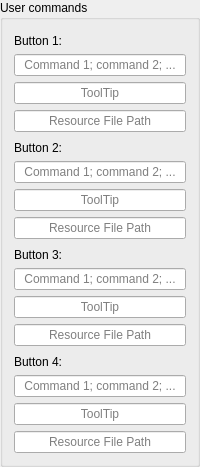
          <widget class="GroupBox" name="groupBox_5">
           <property name="title">
            <string>User commands</string>
           </property>
           <layout class="QVBoxLayout" name="verticalLayout_12">
            <item>
             <widget class="QLabel" name="label_34">
              <property name="styleSheet">
               <string notr="true">padding-top: 3;</string>
              </property>
              <property name="text">
               <string>Button 1:</string>
              </property>
              <property name="indent">
               <number>0</number>
              </property>
             </widget>
            </item>
            <item>
             <widget class="QLineEdit" name="txtUserCommand0">
              <property name="alignment">
               <set>Qt::AlignCenter</set>
              </property>
              <property name="placeholderText">
               <string>Command 1; command 2; ...</string>
              </property>
             </widget>
            </item>
            <item>
             <widget class="QLineEdit" name="txtUserCommandToolTip0">
              <property name="alignment">
               <set>Qt::AlignCenter</set>
              </property>
              <property name="placeholderText">
               <string>ToolTip</string>
              </property>
             </widget>
            </item>
            <item>
             <widget class="QLineEdit" name="txtUserCommandIcon0">
              <property name="alignment">
               <set>Qt::AlignCenter</set>
              </property>
              <property name="placeholderText">
               <string>Resource File Path</string>
              </property>
             </widget>
            </item>
            <item>
             <widget class="QLabel" name="label_36">
              <property name="styleSheet">
               <string notr="true">padding-top: 3;</string>
              </property>
              <property name="text">
               <string>Button 2:</string>
              </property>
              <property name="indent">
               <number>0</number>
              </property>
             </widget>
            </item>
            <item>
             <widget class="QLineEdit" name="txtUserCommand1">
              <property name="alignment">
               <set>Qt::AlignCenter</set>
              </property>
              <property name="placeholderText">
               <string>Command 1; command 2; ...</string>
              </property>
             </widget>
            </item>
            <item>
             <widget class="QLineEdit" name="txtUserCommandToolTip1">
              <property name="alignment">
               <set>Qt::AlignCenter</set>
              </property>
              <property name="placeholderText">
               <string>ToolTip</string>
              </property>
             </widget>
            </item>
            <item>
             <widget class="QLineEdit" name="txtUserCommandIcon1">
              <property name="alignment">
               <set>Qt::AlignCenter</set>
              </property>
              <property name="placeholderText">
               <string>Resource File Path</string>
              </property>
             </widget>
            </item>
            <item>
             <widget class="QLabel" name="label_37">
              <property name="styleSheet">
               <string notr="true">padding-top: 3;</string>
              </property>
              <property name="text">
               <string>Button 3:</string>
              </property>
              <property name="indent">
               <number>0</number>
              </property>
             </widget>
            </item>
            <item>
             <widget class="QLineEdit" name="txtUserCommand2">
              <property name="alignment">
               <set>Qt::AlignCenter</set>
              </property>
              <property name="placeholderText">
               <string>Command 1; command 2; ...</string>
              </property>
             </widget>
            </item>
            <item>
             <widget class="QLineEdit" name="txtUserCommandToolTip2">
              <property name="alignment">
               <set>Qt::AlignCenter</set>
              </property>
              <property name="placeholderText">
               <string>ToolTip</string>
              </property>
             </widget>
            </item>
            <item>
             <widget class="QLineEdit" name="txtUserCommandIcon2">
              <property name="alignment">
               <set>Qt::AlignCenter</set>
              </property>
              <property name="placeholderText">
               <string>Resource File Path</string>
              </property>
             </widget>
            </item>
            <item>
             <widget class="QLabel" name="label_39">
              <property name="styleSheet">
               <string notr="true">padding-top: 3;</string>
              </property>
              <property name="text">
               <string>Button 4:</string>
              </property>
              <property name="indent">
               <number>0</number>
              </property>
             </widget>
            </item>
            <item>
             <widget class="QLineEdit" name="txtUserCommand3">
              <property name="alignment">
               <set>Qt::AlignCenter</set>
              </property>
              <property name="placeholderText">
               <string>Command 1; command 2; ...</string>
              </property>
             </widget>
            </item>
            <item>
             <widget class="QLineEdit" name="txtUserCommandToolTip3">
              <property name="alignment">
               <set>Qt::AlignCenter</set>
              </property>
              <property name="placeholderText">
               <string>ToolTip</string>
              </property>
             </widget>
            </item>
            <item>
             <widget class="QLineEdit" name="txtUserCommandIcon3">
              <property name="alignment">
               <set>Qt::AlignCenter</set>
              </property>
              <property name="placeholderText">
               <string>Resource File Path</string>
              </property>
             </widget>
            </item>
           </layout>
          </widget>
